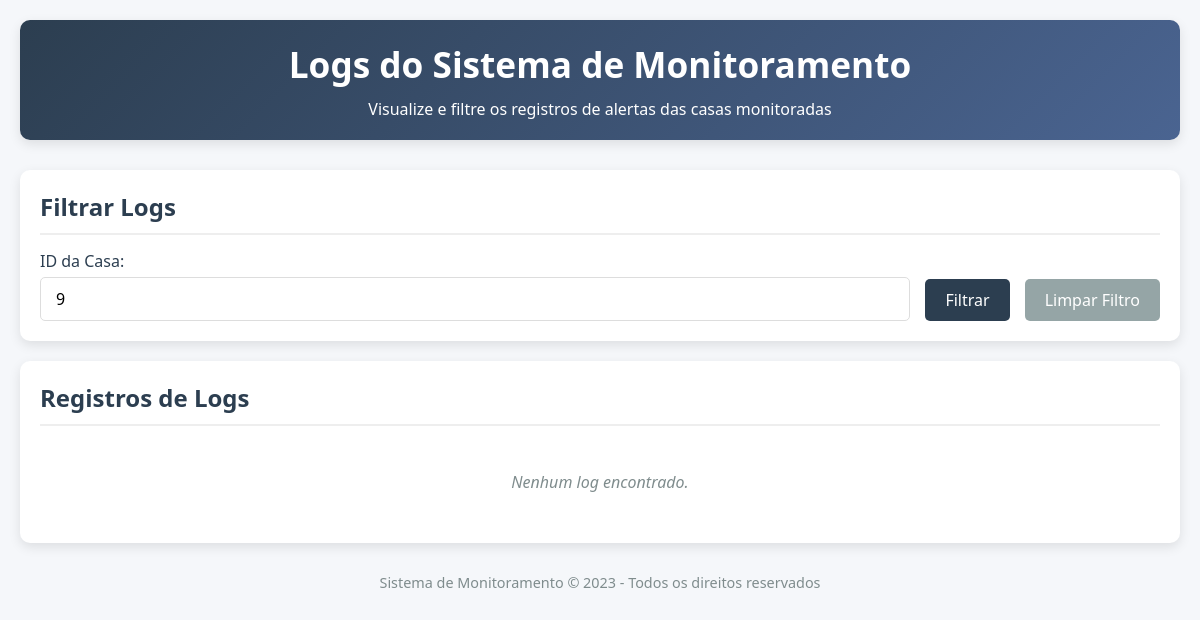
Before: /logs?casa_id=9 with the older database file.
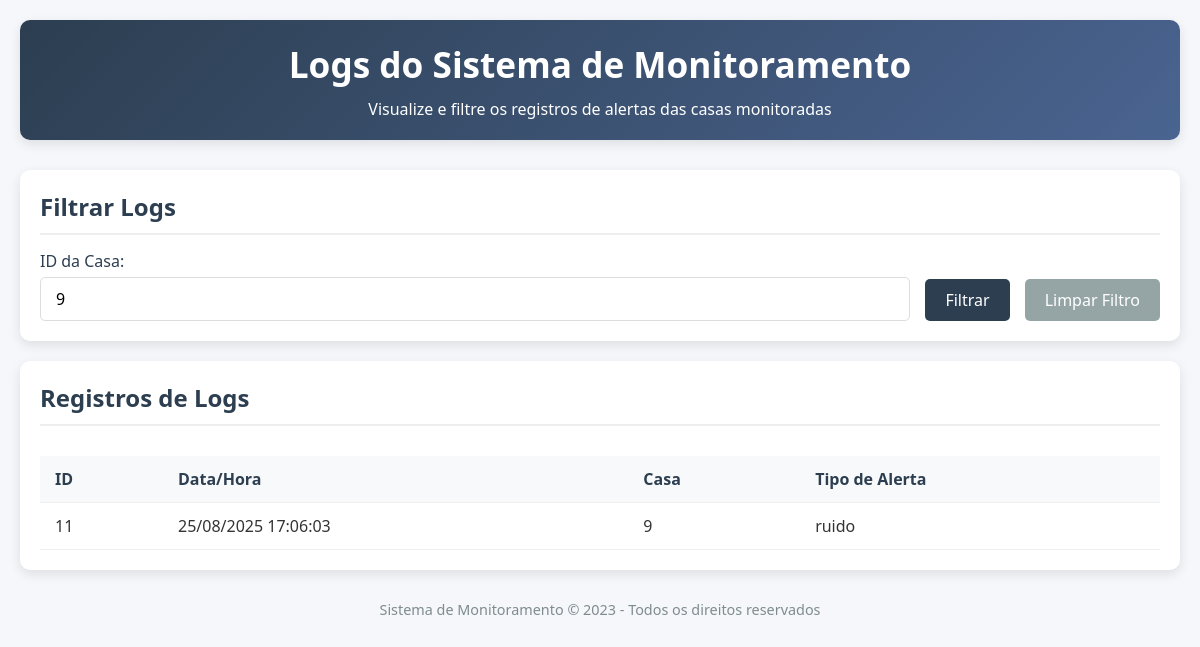
After: the same page with the newer database file.
### tables this page shows
CREATE TABLE sensor_logs (
            id INTEGER PRIMARY KEY AUTOINCREMENT,
            casa_id TEXT NOT NULL,
            tipo_alerta TEXT NOT NULL,
            data_hora DATETIME DEFAULT CURRENT_TIMESTAMP
        );

### server.py (the view)
@app.route('/logs', methods=['GET'])
def obter_logs():
    casa_id = request.args.get('casa_id')
    if casa_id:
        logs = sensor_controller.obter_logs_por_casa(casa_id)
    else:
        logs = sensor_controller.obter_todos_logs()
    logs_formatados = []
    for log in logs:
        log_dict = log.to_dict()
        if hasattr(log.data_hora, 'strftime'):
            log_dict['data_hora_formatada'] = log.data_hora.strftime('%d/%m/%Y %H:%M:%S')
        else:
            try:
                from datetime import datetime
                dt = datetime.fromisoformat(str(log.data_hora).replace('Z', '+00:00'))
                log_dict['data_hora_formatada'] = dt.strftime('%d/%m/%Y %H:%M:%S')
            except (ValueError, AttributeError):
                log_dict['data_hora_formatada'] = str(log.data_hora)
        logs_formatados.append(log_dict)
    return render_template('logs.html', logs=logs_formatados, casa_id=casa_id)

### controllers/sensor_controller.py (called while the page is built)
    def obter_logs_por_casa(self, casa_id):
        logs_data = self.db_handler.get_logs_by_casa(casa_id)
        logs = []
        for log_data in logs_data:
            logs.append(SensorLog(
                id=log_data[0],
                casa_id=log_data[1],
                tipo_alerta=log_data[2],
                data_hora=log_data[3]
            ))
        return logs

### database/dao.py (called while the page is built)
    def get_connection(self):
        return sqlite3.connect(self.db_name)

    def get_logs_by_casa(self, casa_id):
        select_query = '''
        SELECT id, casa_id, tipo_alerta, data_hora
        FROM sensor_logs
        WHERE casa_id = ?
        ORDER BY data_hora DESC
        '''
        with self.get_connection() as conn:
            cursor = conn.cursor()
            cursor.execute(select_query, (casa_id,))
            return cursor.fetchall()

### models/sensor_log.py (called while the page is built)
    def to_dict(self):
        return {
            'id': self.id,
            'casa_id': self.casa_id,
            'tipo_alerta': self.tipo_alerta,
            'data_hora': self.data_hora.isoformat() if isinstance(self.data_hora, datetime) else self.data_hora
        }

### templates/logs.html (shortened to what this page needs)
<!DOCTYPE html>
<html lang="pt-BR">
<head>
    <link rel="stylesheet" href="../static/css/logs.css">
</head>
<body>
    <div class="container">
        <header>
            <h1>Logs do Sistema de Monitoramento</h1>
            <p>Visualize e filtre os registros de alertas das casas monitoradas</p>
        </header>
        <section class="filter-section">
            <h2>Filtrar Logs</h2>
            <form class="filter-form" action="/logs" method="GET">
                <div class="form-group">
                    <label for="casa_id">ID da Casa:</label>
                    <input type="text" id="casa_id" name="casa_id" placeholder="Digite o ID da casa"
                           value="{{ casa_id if casa_id }}">
                </div>
                <button type="submit">Filtrar</button>
                <a href="/logs"><button type="button">Limpar Filtro</button></a>
            </form>
        </section>
        <section class="logs-section">
            <h2>Registros de Logs</h2>
            <div class="table-container">
                {% if logs %}
                <table class="logs-table">
                    <thead>
                        <tr>
                            <th>ID</th>
                            <th>Data/Hora</th>
                            <th>Casa</th>
                            <th>Tipo de Alerta</th>
                        </tr>
                    </thead>
                    <tbody>
                        {% for log in logs %}
                        <tr>
                            <td>{{ log.id }}</td>
                            <td>{{ log.data_hora_formatada }}</td>
                            <td>{{ log.casa_id }}</td>
                            <td>{{ log.tipo_alerta }}</td>
                        </tr>
                        {% endfor %}
                    </tbody>
                </table>
                {% else %}
                <div class="no-logs">Nenhum log encontrado.</div>
                {% endif %}
            </div>
        </section>
        <footer>
            <p>Sistema de Monitoramento &copy; 2023 - Todos os direitos reservados</p>
        </footer>
    </div>
</body>
</html>

Changed rows visible on the page:
added sensor_logs: id "11", data_hora_formatada "25/08/2025 17:06:03", casa_id "9", tipo_alerta "ruido"
Other visible differences:
text no longer shown: "Nenhum log encontrado."
text now shown: "ID Data/Hora Casa Tipo de Alerta"
